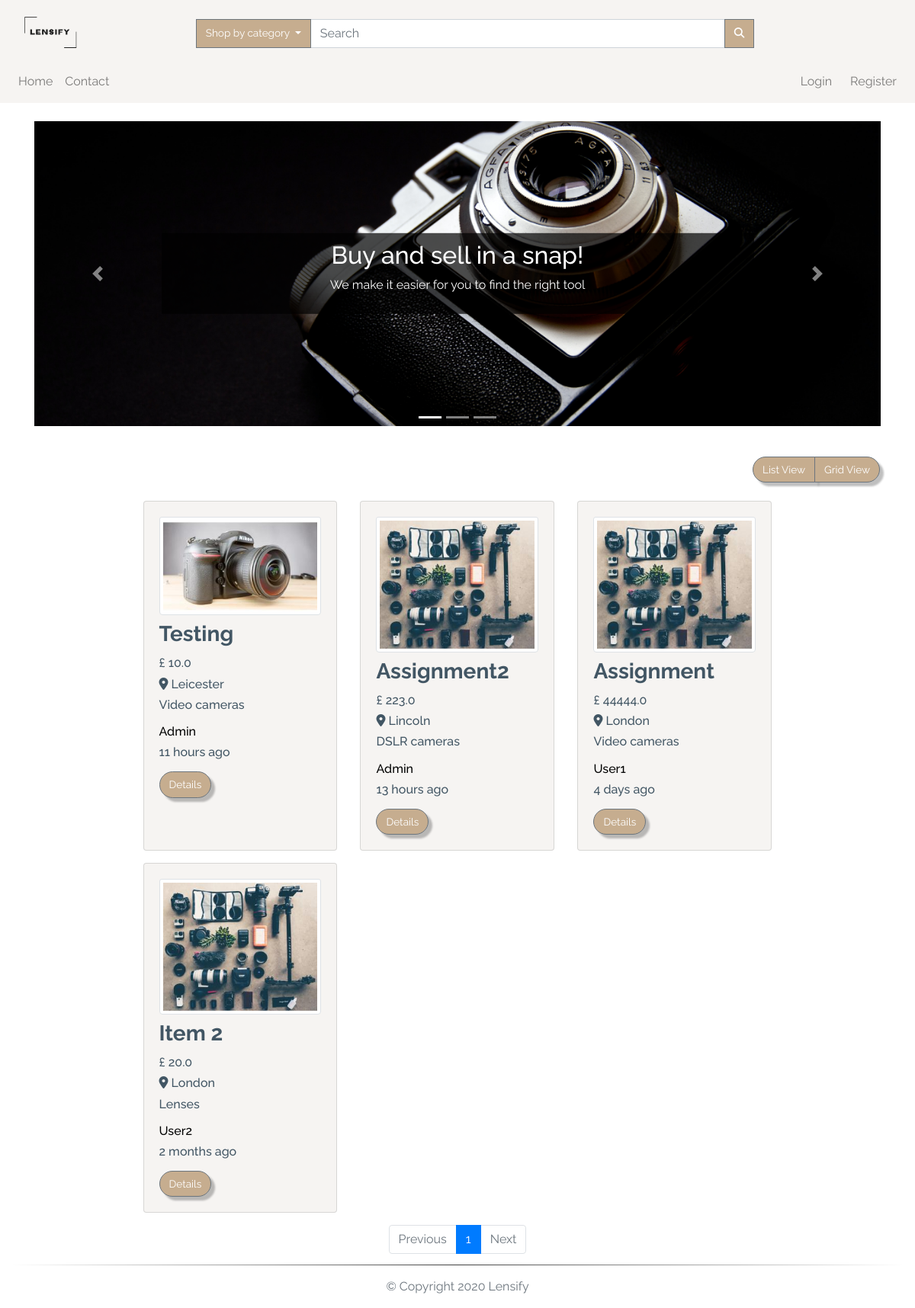
/index, run on the app's committed database.
### app/models.py (models this page shows, shortened)
class TimestampMixin(object):
    created_at = db.Column(db.DateTime, nullable=False,
                           default=datetime.utcnow)
    updated_at = db.Column(db.DateTime, onupdate=datetime.utcnow)

class ItemForSale(db.Model, TimestampMixin):
    __tablename__ = "for_sale"
    id = db.Column(db.Integer, primary_key=True)
    title = db.Column(db.String(100), nullable=False)
    description = db.Column(db.Text, nullable=False)
    quantity = db.Column(db.Integer, nullable=False, default=1)
    condition = db.Column(db.String(50), nullable=False)
    item_city = db.Column(db.String(50), nullable=False)
    price = db.Column(db.Float, nullable=False)
    item_views = db.Column(db.Integer, default=0)
    image_file = db.Column(Json(128), nullable=False,
                           default=['item.jpg'])
    sold = db.Column(db.Boolean, default=False)
    seller_id = db.Column(db.Integer, db.ForeignKey("users.id"))
    category_id = db.Column(db.Integer, db.ForeignKey("categories.id"))
    item_in_order = db.relationship(
        "OrderItem", backref="item", lazy="dynamic"
    )

class Category(db.Model, TimestampMixin):
    __tablename__ = "categories"
    id = db.Column(db.Integer, primary_key=True)
    name = db.Column(db.String(30), nullable=False, unique=True)
    item_cat = db.relationship(
        "ItemForSale", backref="category", lazy="dynamic")

class User(db.Model, TimestampMixin, UserMixin):
    __tablename__ = "users"
    id = db.Column(db.Integer, primary_key=True)
    first_name = db.Column(db.String(50), nullable=False)
    last_name = db.Column(db.String(50), nullable=False)
    username = db.Column(db.String(50), unique=True, nullable=False)
    email = db.Column(db.String(115), unique=True, nullable=False)
    image_file = db.Column(db.String(80), nullable=False,
                           default="default.jpg")
    password_hash = db.Column(db.String(60), nullable=False)
    items_for_sale = db.relationship(
        "ItemForSale", backref="seller", lazy="dynamic")
    orders = db.relationship("Order", backref="buyer", lazy=True)
    address = db.relationship(
        "Address", secondary="user_addresses", backref="user", lazy="dynamic"
    )
    followed = db.relationship(
        'User', secondary=followers,
        primaryjoin=(followers.c.follower_id == id),
        secondaryjoin=(followers.c.followed_id == id),
        backref=db.backref('followers', lazy='dynamic'), lazy='dynamic')
    reviewed = db.relationship(
        'Review', backref='user_reviewed', primaryjoin=(Review.user_reviewed_id == id), lazy="dynamic"
    )
    reviewer = db.relationship(
        'Review', backref='user_reviewer', primaryjoin=(Review.user_reviewer_id == id), lazy="dynamic"
    )

### app/routes.py (the view)
@app.route("/")
@app.route("/index")
def index():
    page = request.args.get('page', 1, type=int)
    all_items = ItemForSale.query.filter_by(sold=False)\
        .order_by(ItemForSale.id.desc()).paginate(page, app.config['LISTINGS_PER_PAGE'], False)
    next_url = url_for('index', page=all_items.next_num) \
        if all_items.has_next else None
    prev_url = url_for('index', page=all_items.prev_num) \
        if all_items.has_prev else None
    return render_template("index.html", all_items=all_items.items, next_url=next_url,
                           prev_url=prev_url, page_num=all_items.iter_pages(), page=page)

### app/models.py (called while the page is built)
    def process_result_value(self, value, dialect):
        return json.loads(value)

### app/routes.py (called while the page is built)
@app.before_request
def before_request():
    if current_user.is_authenticated:
        current_user.updated_at = datetime.utcnow()
        db.session.commit()

@app.context_processor
def inject_categories():
    categories = Category.query.join(
        ItemForSale, (Category.id == ItemForSale.category_id)).filter(ItemForSale.sold == False).all()
    return dict(categories=categories)

### app/templates/index.html (shortened to what this page needs)
{% extends "layout.html" %}
{% block app_content %}
<div class="container-fluid h-100 mt-4">
  <div class="row">
    <div class="col-12 h-100">
      <div class="container-fluid">
        <div class="row justify-content-center mb-4">
          <div class="col-12">
            <div id="slider-animation" class="carousel slide" data-ride="carousel">
              <ul class="carousel-indicators">
                <li data-target="#slider-animation" data-slide-to="0" class="active"></li>
                <li data-target="#slider-animation" data-slide-to="1"></li>
                <li data-target="#slider-animation" data-slide-to="2"></li>
              </ul>
              <div class="carousel-inner">
                <div class="carousel-item active">
                  <img src="{{url_for('.static', filename='img/slider/slider2.jpg')}}" alt="Los Angeles">
                  <div class="text-box">
                    <h2 class="wow slideInRight" data-wow-duration="2s">Buy and sell in a snap!</h2>
                    <p class="wow slideInLeft" data-wow-duration="2s">We make it easier for you to
                      find the right tool</p>
                  </div>
                </div>
              </div>
              <a class="carousel-control-prev" href="#slider-animation" data-slide="prev">
                <span class="carousel-control-prev-icon"></span>
              </a>
              <a class="carousel-control-next" href="#slider-animation" data-slide="next">
                <span class="carousel-control-next-icon"></span>
              </a>
            </div>
          </div>
        </div>
      </div>
      <div class="row ">
        <div class="col-lg-12 my-3">
          <div class="float-right mr-3">
            <div class="btn-group">
              <button class="btn btn-secondary" id="list">
                List View
              </button>
              <button class="btn btn-secondary" id="grid">
                Grid View
              </button>
            </div>
          </div>
        </div>
      </div>
      <div id="products" class="row view-group w-75 mx-auto">
        {% for item in all_items %}
        <div class=" item col-12 col-md-6 col-lg-4 py-2">
          <div class="card custom-bg h-100">
            <div class="card-body">
              <a href="{{url_for('item', item_id=item.id)}}">
                <img class="img-fluid img-thumbnail card-img-top group list-group-image img-event"
                  src="{{url_for('static', filename='img/items/' + item.image_file[0])}}" alt="{{ item.title }}">
              </a>
              <h3 class="card-title list-group-item-heading font-weight-bold mt-2 ">{{ item.title.title() }}</h3>
              <small class="d-block font-weight-bold card-text">
                <h6>£ {{ item.price }}</h6>
              </small>
              <small class="font-weight-bold card-text">
                <h6 class="text-capitalize"><i class="fas fa-map-marker-alt"></i> {{ item.item_city }}</h6>
              </small>
              <small class="card-text">
                <h6>{{ item.category.name }}</h6>
              </small>
              <h6 class="card-text mt-3">
                <a href="{{url_for('user', username=item.seller.username)}}">
                  {{ item.seller.username.capitalize() }}
                </a>
              </h6>
              <small class="card-text">
                <h6>{{ moment(item.created_at).fromNow() }}</h6>
              </small>
              <a href="{{url_for('item', item_id=item.id)}}" class="btn btn-secondary mt-2">
                Details
              </a>
            </div>
          </div>
        </div>
        {% endfor %}
      </div>
      <nav aria-label="Page navigation" class="col-12 my-2">
        <ul class="pagination justify-content-center">
          <li class="page-item {% if not prev_url %} disabled {% endif %}">
            <a class="page-link" href="{{ prev_url }}" tabindex="-1">Previous</a>
          </li>
          {% for num in page_num %}
          {% if num %}
          <li class="page-item {% if page == num %} active {% endif %}"><a class="page-link"
              href="{{url_for('index', page=num)}}">{{ num }}</a></li>
          {% else %}
          <span class="page-item ellipsis">…</span>
          {% endif %}
          {% endfor %}
          <li class="page-item {% if not next_url %} disabled {% endif %}">
            <a class="page-link" href="{{ next_url }}">Next</a>
          </li>
        </ul>
      </nav>
    </div>
  </div>
</div>
</div>
{% endblock app_content %}

### app/static/css/styles.css (style rules this page uses)
:root { --main-color: #fff; --second-color: #425664; --third-color: #f6f4f2; --fourth-color: #c6ad8f; }
*, *::before, *::after { margin: 0; padding: 0; box-sizing: border-box; list-style: none; text-decoration: none; }
body, html { background: var(--main-color); min-height: 100vh; width: 100%; color: var(--second-color); font-family: "Raleway", sans-serif; word-break: normal; }
html { position: relative; }
a { color: black; text-decoration: none; cursor: pointer; }
ul { margin: 0; }
P { word-break: normal; }
.btn { font-size: 85%; white-space: nowrap; }
.btn-secondary { filter: drop-shadow(5px 5px 1px rgba(0, 0, 0, 0.25)); background-color: var(--fourth-color); border-radius: 20px; color: var(--main-color); }
.custom-bg { background-color: var(--third-color); }
.carousel-item { height: 50vh; min-height: 350px; }
.carousel-item img { width: 100%; height: 100%; object-fit: cover; display: block; }
.carousel-item .text-box { background: rgb(0, 0, 0); background: rgba(0, 0, 0, 0.7); padding: 10px; }
.text-box { position: absolute; top: 50%; left: 15%; right: 15%; color: #fff; text-align: center; transform: translateY(-50%); }
.pagination { flex-wrap: wrap; }

### data on the page
ItemForSale: shows a picture, title "Testing", price "10.0", item_city "Leicester", category.name "Video cameras", seller.username "Admin", created_at "11 hours ago"
ItemForSale: title "Assignment2", price "223.0", item_city "Lincoln", category.name "DSLR cameras", seller.username "Admin", created_at "13 hours ago"
ItemForSale: title "Assignment", price "44444.0", item_city "London", category.name "Video cameras", seller.username "User1", created_at "4 days ago"
ItemForSale: title "Item 2", price "20.0", item_city "London", category.name "Lenses", seller.username "User2", created_at "2 months ago"

### other printed values
{{ num }} "1"
